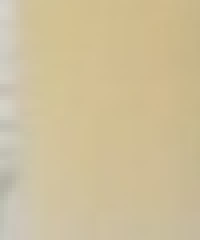
#> input picture crop/imagen0527/1.jpg, 50 x 60 px, found by its file name (shown 4 times larger)
$ python prue.py
#> lines starting #> are read from the running program, lines starting #| are printed output that depends on the picture
import cv2
import numpy as np
import colour

def calculate_delta_eitp(image1, image2):
    size = (min(image1.shape[1], image2.shape[1]), min(image1.shape[0], image2.shape[0]))
    image1 = cv2.resize(image1, size)
    image2 = cv2.resize(image2, size)

    xyz1 = cv2.cvtColor(image1, cv2.COLOR_BGR2RGB)
    xyz2 = cv2.cvtColor(image2, cv2.COLOR_BGR2RGB)

    # xyz1 = cv2.cvtColor(image1, cv2.COLOR_BGR2XYZ)
    # xyz2 = cv2.cvtColor(image2, cv2.COLOR_BGR2XYZ)

    # Convert CIE XYZ to ICTCP
    ictcp1 = colour.models.rgb.RGB_to_ICtCp(xyz1/100)
    ictcp2 = colour.models.rgb.RGB_to_ICtCp(xyz2/100)

    # ictcp1 = colour.models.rgb.XYZ_to_ICtCp(xyz1/100)
    # ictcp2 = colour.models.rgb.XYZ_to_ICtCp(xyz2/100)

    # Calculate color difference using Delta E ITP formula
    #delta_eitp = 720 * np.sqrt((ictcp1. - ictcp2.J)**2 + 0.25*(ictcp1.T - ictcp2.T)**2 + (ictcp1.P - ictcp2.P)**2)
    s = colour.difference.delta_E_ITP(ictcp1, ictcp2)
    d = colour.difference.power_function_Huang2015(s)
    avg_delta_eitp1 = np.mean(d)
    avg_delta_eitp2 = np.mean(s)

    return avg_delta_eitp1, avg_delta_eitp2


# Load two images to compare
image1 = cv2.imread("./crop/1.jpg")
#> image1 is the input picture: shape (60, 50, 3); mean B, G, R 154.6, 191.3, 206.1
image2 = cv2.imread("./colores/1/bil3.jpeg")
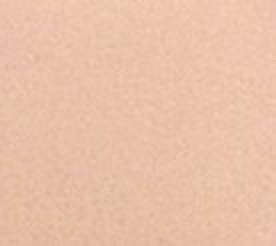
#> input picture colores/1/bil3.jpeg, 138 x 123 px, found by its file name (shown 2 times larger)
#> image2 is the input picture: shape (123, 138, 3); mean B, G, R 168.8, 193.7, 233.7
print('bil3')
# Calculate Delta E ITP between the two images
delta_eitp = calculate_delta_eitp(image1, image2)
#> in calculate_delta_eitp, `image2 = cv2.resize(image2, size)`:
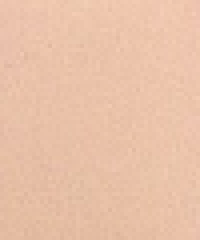
#> image2: shape (60, 50, 3) (shown 4 times larger); mean of channels 0, 1, 2 168.7, 193.6, 233.6; drawn as B, G, R
#> (the run stopped early here; a loop or call above may not have finished)
